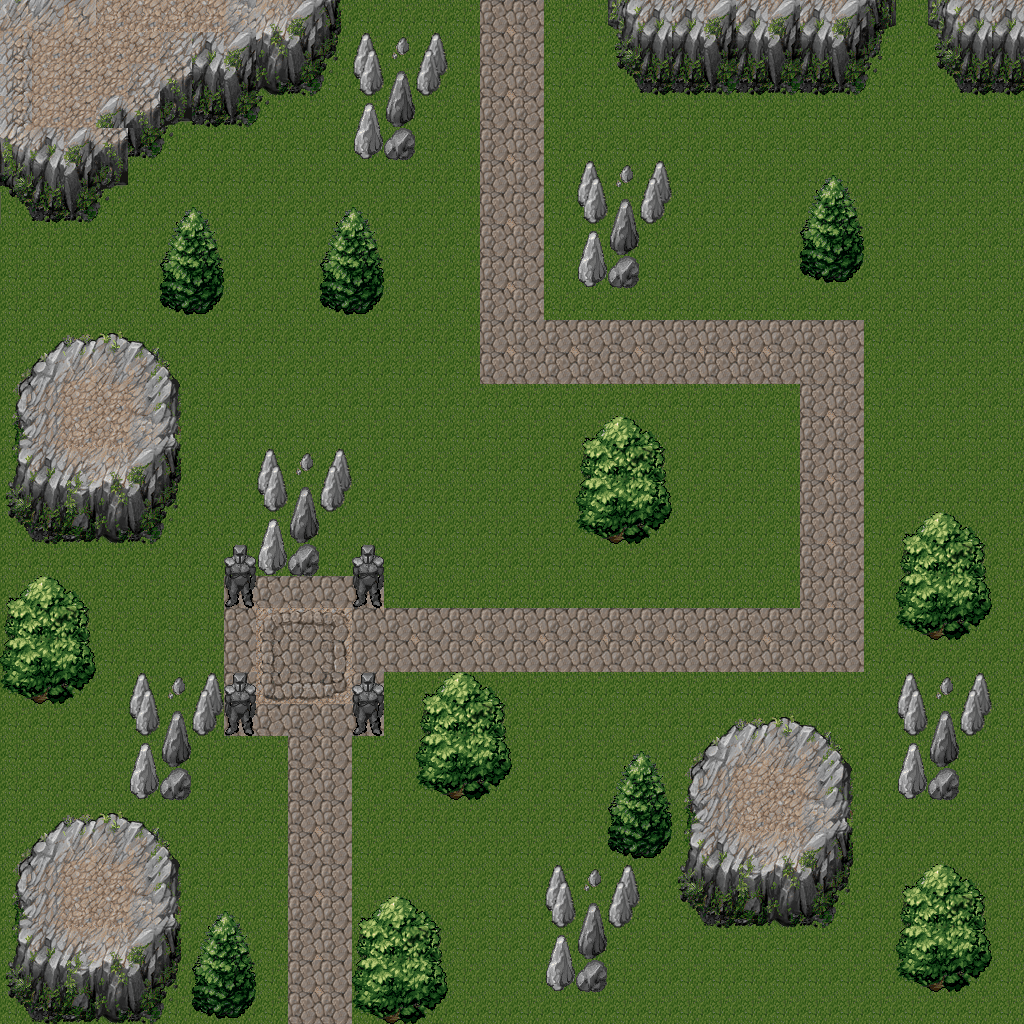

A 2D game scene composited from a Tiled map and its tileset images. What follows is a short description and the map's XML, with each tile layer's data collapsed to a summary:
An orthogonal 32x32 tile map with 32x32 px tiles, 3 tile layers (Base, Mid, Top) and 61 objects.

<map version="1.0" orientation="orthogonal" renderorder="right-up" width="32" height="32" tilewidth="32" tileheight="32" nextobjectid="256">
 <tileset firstgid="1" name="tileset" tilewidth="32" tileheight="32" tilecount="256">
  <image source="Tilesheet.png" width="512" height="512" />
 </tileset>
 <layer name="Base" width="32" height="32">
  <data>[1024 cells, 1024 non-empty, 14 distinct tile ids]</data>
 </layer>
 <layer name="Mid" width="32" height="32">
  <data>[1024 cells, 311 non-empty, 90 distinct tile ids]</data>
 </layer>
 <layer name="Top" width="32" height="32">
  <data>[1024 cells, 88 non-empty, 16 distinct tile ids]</data>
 </layer>
 <objectgroup name="Collision">
  <object id="135" x="352" y="576" width="32" height="32" />
  <object id="196" x="352" y="576" width="32" height="32" />
  <object id="197" x="928" y="960" width="32" height="32" />
  <object id="198" x="320" y="288" width="64" height="32" />
  <object id="199" x="224" y="704" width="32" height="32" />
  <object id="200" x="160" y="288" width="64" height="32" />
  <object id="201" x="832" y="768" width="32" height="128" />
  <object id="202" x="64" y="960" width="64" height="64" />
  <object id="203" x="352" y="32" width="96" height="64" />
  <object id="204" x="800" y="832" width="32" height="96" />
  <object id="205" x="0" y="128" width="96" height="96" />
  <object id="206" x="800" y="736" width="32" height="32" />
  <object id="207" x="352" y="32" width="64" height="128" />
  <object id="208" x="576" y="160" width="96" height="64" />
  <object id="209" x="96" y="128" width="32" height="64" />
  <object id="210" x="32" y="928" width="32" height="96" />
  <object id="211" x="608" y="512" width="32" height="32" />
  <object id="212" x="800" y="256" width="64" height="32" />
  <object id="213" x="256" y="448" width="96" height="64" />
  <object id="214" x="896" y="672" width="64" height="128" />
  <object id="215" x="736" y="704" width="64" height="32" />
  <object id="216" x="224" y="32" width="32" height="96" />
  <object id="217" x="576" y="160" width="64" height="128" />
  <object id="218" x="736" y="864" width="64" height="64" />
  <object id="219" x="192" y="992" width="64" height="32" />
  <object id="220" x="128" y="448" width="32" height="96" />
  <object id="221" x="224" y="576" width="32" height="32" />
  <object id="222" x="352" y="704" width="32" height="32" />
  <object id="223" x="544" y="864" width="96" height="64" />
  <object id="224" x="32" y="352" width="32" height="32" />
  <object id="225" x="896" y="672" width="96" height="64" />
  <object id="226" x="128" y="928" width="32" height="96" />
  <object id="227" x="256" y="32" width="32" height="64" />
  <object id="228" x="64" y="800" width="64" height="32" />
  <object id="229" x="704" y="832" width="32" height="96" />
  <object id="230" x="160" y="64" width="64" height="64" />
  <object id="231" x="64" y="480" width="64" height="64" />
  <object id="232" x="128" y="672" width="96" height="64" />
  <object id="233" x="256" y="448" width="64" height="128" />
  <object id="234" x="608" y="832" width="64" height="32" />
  <object id="235" x="128" y="352" width="32" height="32" />
  <object id="236" x="672" y="768" width="32" height="128" />
  <object id="237" x="64" y="320" width="64" height="32" />
  <object id="238" x="928" y="0" width="96" height="96" />
  <object id="239" x="608" y="0" width="288" height="96" />
  <object id="240" x="544" y="864" width="64" height="128" />
  <object id="241" x="384" y="992" width="32" height="32" />
  <object id="242" x="32" y="832" width="32" height="32" />
  <object id="243" x="128" y="672" width="64" height="128" />
  <object id="244" x="0" y="864" width="32" height="128" />
  <object id="245" x="288" y="0" width="64" height="96" />
  <object id="246" x="448" y="768" width="32" height="32" />
  <object id="247" x="160" y="864" width="32" height="128" />
  <object id="248" x="0" y="384" width="32" height="128" />
  <object id="249" x="928" y="608" width="32" height="32" />
  <object id="250" x="96" y="96" width="64" height="64" />
  <object id="251" x="32" y="672" width="32" height="32" />
  <object id="252" x="128" y="832" width="32" height="32" />
  <object id="253" x="160" y="384" width="32" height="128" />
  <object id="254" x="704" y="736" width="32" height="32" />
  <object id="255" x="32" y="448" width="32" height="96" />
 </objectgroup>
</map>